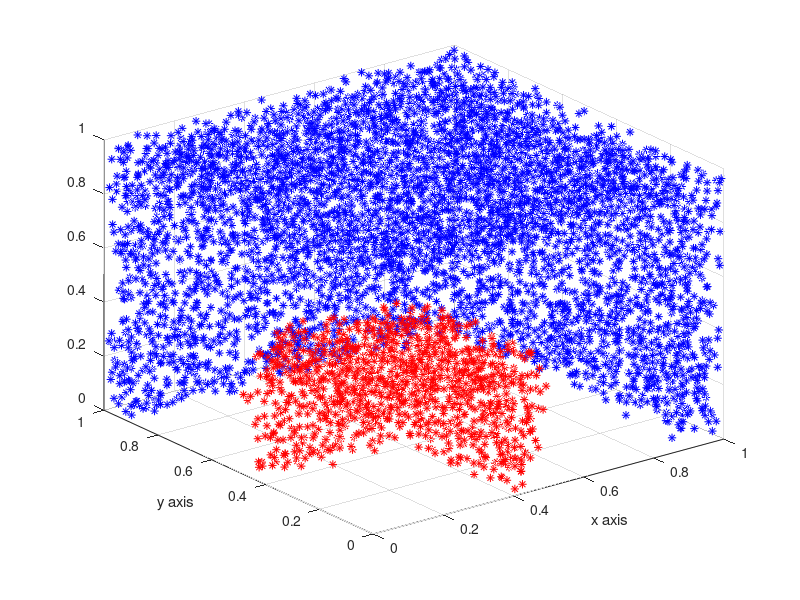

MATLAB code for this plot:
x = rand(20000,1).*(1-0)+0;
y = rand(20000,1).*(1-0)+0;
z = rand(20000,1).*(1-0)+0;
idx1 = (x > 0.9|y > 0.9|z > 0.9);
plot3(x(idx1),y(idx1),z(idx1),'b*')
hold on 
idx2 = (x > 0.4 | y> 0.4 | z>0.4);
idx3 = (x < 0.5 & y < 0.5 & z < 0.5);
idx = idx2 & idx3;
plot3(x(idx), y(idx) , z(idx), 'r*')
xlabel('x axis')
ylabel('y axis')
grid on